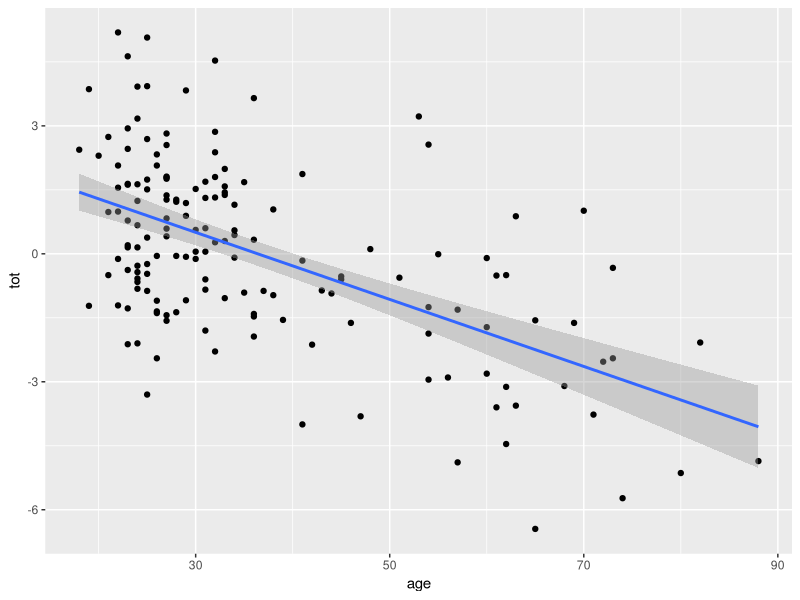
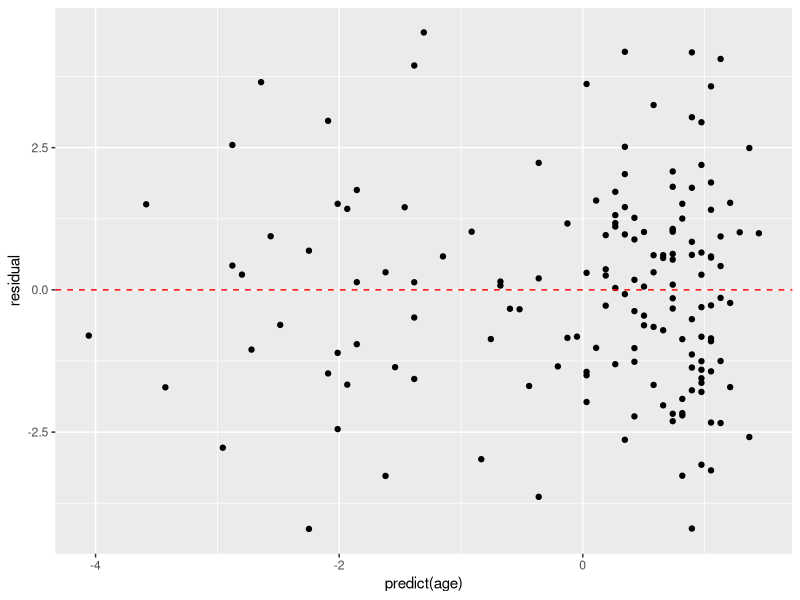
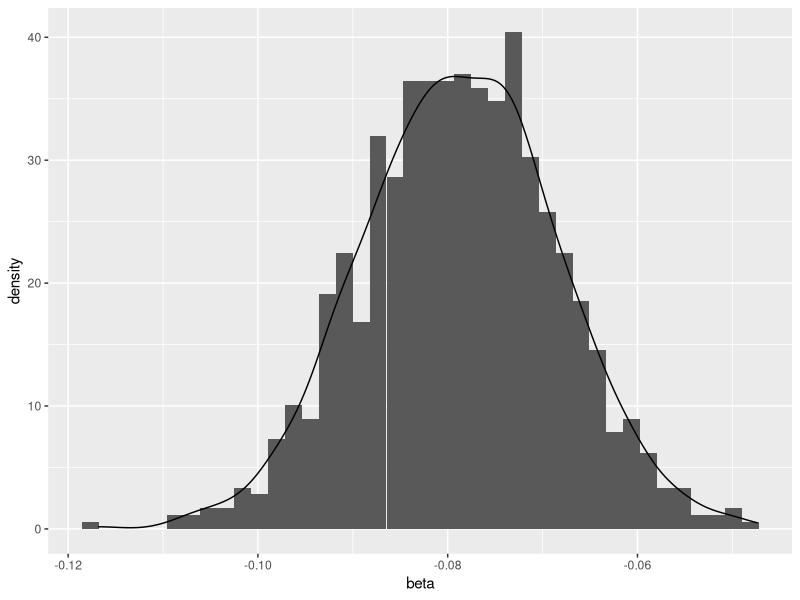
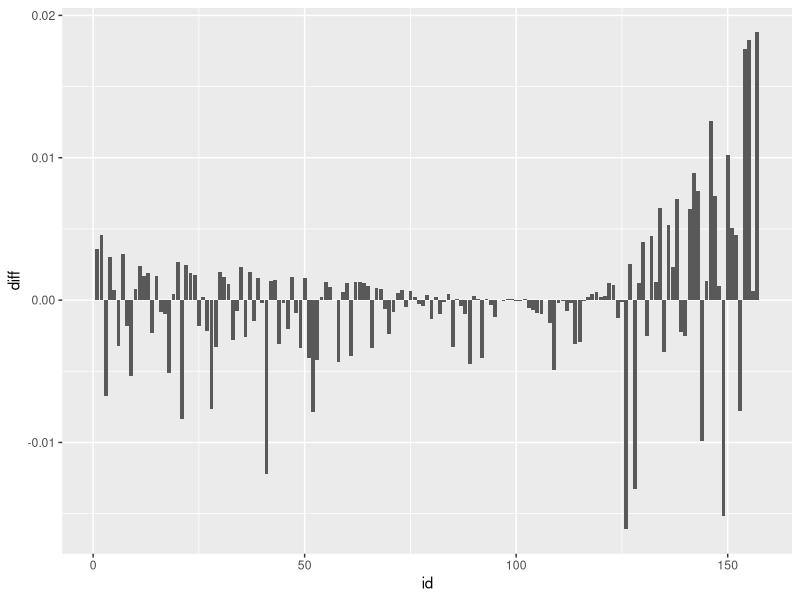
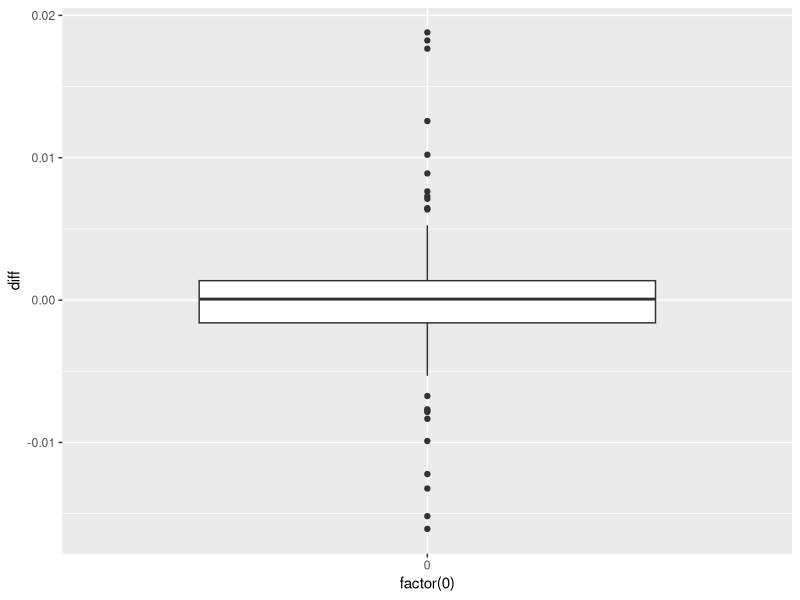
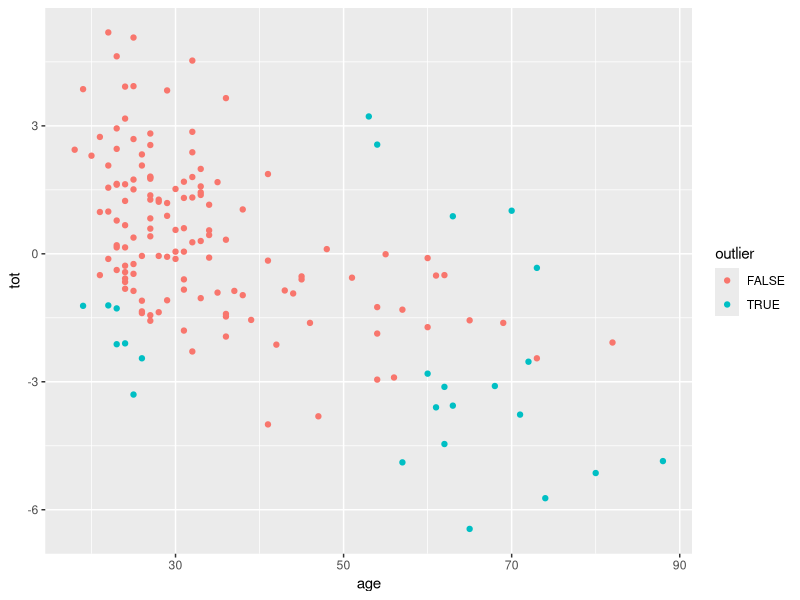
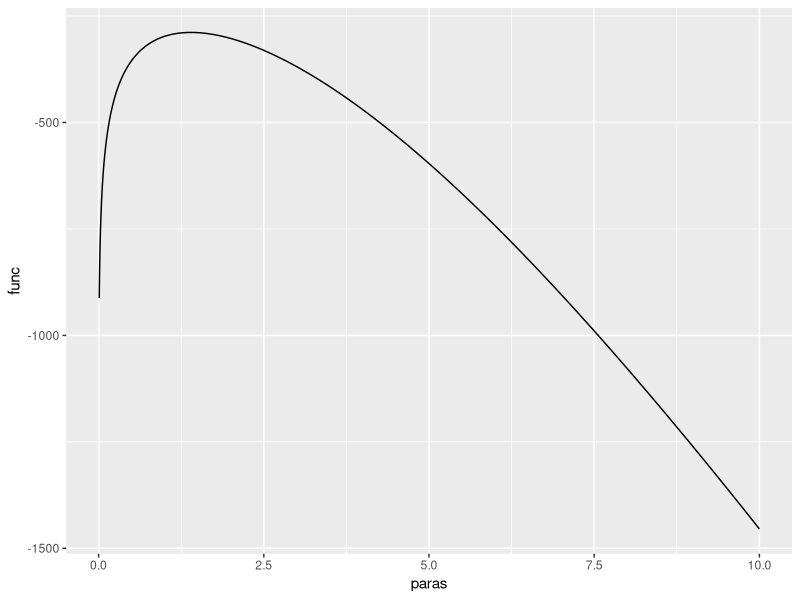
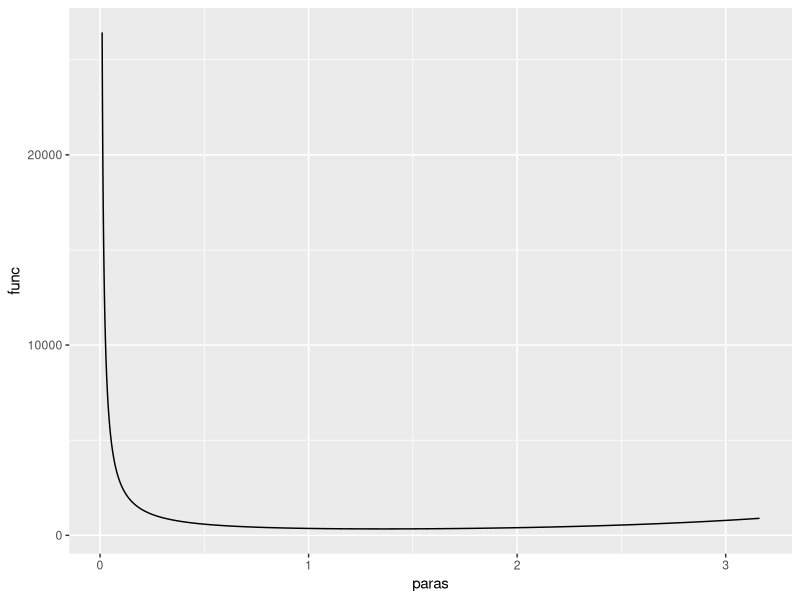

Write the R code that produced these figures, in order.
## ---- chunk 1
knitr::opts_chunk$set(echo = TRUE)
knitr::opts_chunk$set(fig.width=4.5, fig.height=3)
library("dplyr")
## ---- chunk 2
lines <- readLines("kidney.txt")
## ---- chunk 3
numbers_vec <- lapply(lines, 
  function (line)  stringr::str_extract_all(line, "[-]?\\d+[\\.]?\\d*")) %>%
  unlist(recursive = FALSE) %>%
  Filter(f = function(x) length(x) == 3) %>%
  Map(f = function(x) lapply(x, as.numeric))
## ---- chunk 4
df <- do.call(rbind.data.frame, numbers_vec)
colnames(df) <- c("id", "age", "tot")
rownames(df) <- df$id
## ---- chunk 5
library(ggplot2)
scatterPlot <- ggplot(df, mapping = aes(x=age, y=tot)) + 
  geom_point() +
  geom_smooth(method='lm')
scatterPlot
## ---- chunk 6
Corr = cor(df$age, df$tot)
Corr
## ---- chunk 7
linearModel <- lm(tot ~ age, data = df)
summary(linearModel)
## ---- chunk 8
cent_df <- df %>% 
  dplyr::mutate(cent_age = age - mean(age))

centralLinearModel <- lm(tot ~ cent_age, data = cent_df)
summary(centralLinearModel)
## ---- chunk 9
beta <- as.numeric(linearModel$coefficients["age"])
alpha <- as.numeric(linearModel$coefficients["(Intercept)"])
predict <- function (age) alpha + beta * age
## ---- chunk 10
predict(100)
## ---- chunk 11
res_df <- df %>% 
  dplyr::mutate(prediction = predict(df$age)) %>%
  dplyr::mutate(residual = tot - prediction)
## ---- chunk 12
ggplot(res_df) + geom_point(aes(x=predict(age), y=residual)) + geom_hline(yintercept=0,linetype="dashed", color = "red")
## ---- chunk 13
minus <- function(x, y) max(y,x) - min(y,x)
betaIntNormal <- Reduce(minus, confint(linearModel)[2,])
betaIntAsym <- Reduce(minus, confint.default(linearModel)[2, ])
## ---- chunk 14
n <- nrow(df)
MSE <- 1/(n-2) * sum((df$tot - df$age * beta - alpha)^2)
sigma_square <- sum((df$age - mean(df$age))^2)
half <- stats::qt(0.025, n-2) * sqrt(MSE / sigma_square)

lb <- beta - half
rb <- beta + half
c(lb, rb)
## ---- chunk 15
boot.stat <- function(data, indices){
data <- data[indices, ] # select cases in bootstrap sample
mod <- lm(tot ~ age, data=data) # refit model
coef(mod)["age"] # return coefficient vector
}
## ---- chunk 16
set.seed(12345) # for reproducibility
df.boot <- boot::boot(data=df, statistic=boot.stat, R=1000)
## ---- chunk 17
bootResult <- as.data.frame(df.boot$t) %>% 
  dplyr::rename(beta=V1)
## ---- chunk 18
ggplot(bootResult) +  
  geom_histogram(aes(x=beta,y=..density..), bins=40) +
  geom_density(aes(x=beta, y=..density..))
## ---- chunk 19
confInts <- boot::boot.ci(df.boot)
confInts$basic[4:5]
## ---- chunk 20
LeaveOneOutCorr <- function (idx)  {
  df_tmp <- df %>% dplyr::filter(id != idx)
  cor(df_tmp$age, df_tmp$tot) - Corr
}
## ---- chunk 21
corr_diff <- unlist(Map(LeaveOneOutCorr, seq.int(1, nrow(df))))
df_lou <- df %>% dplyr::mutate(diff=corr_diff)
## ---- chunk 22
ggplot(df_lou) + geom_col(aes(x=id, y=diff))
## ---- chunk 23
ggplot(df_lou, aes(x=factor(0), y=diff)) + geom_boxplot()
## ---- chunk 24
outlierDetect <- function(corrVal) {
  ifelse (abs(corrVal) > 0.005, TRUE, FALSE)
}
df_outlier <- df_lou %>% dplyr::mutate(outlier=outlierDetect(diff))
## ---- chunk 25
ggplot(df_outlier) + geom_point(aes(x=age, y=tot, color=outlier))
## ---- chunk 26
tbl1 <- data.frame(
  k = seq.int(2, 9),
  count = c(179, 51, 17, 6, 8, 1, 0, 2)
)
tbl1
## ---- chunk 27
logL <- function (mu) {
  prob_dist <- function(x) {
    exp(-mu) * mu^x / factorial(x) / 
      (1 - exp(-mu) - mu * exp(-mu))
  }
  data_ <- tbl1 %>% 
    dplyr::mutate(prob=prob_dist(k)) %>% # likelihood
    dplyr::mutate(likelihood=count*log(prob)) # log-likelihood
  sum(data_$likelihood) # sum them up
}
## ---- chunk 28
plot_curve <- function(pars, f) {
 df_curve <- data.frame(
  paras = pars,
  func = unlist(lapply(pars, f))
 )
 ggplot(df_curve, aes(x=paras, y=func)) + geom_line() 
}

plot_curve(10^seq.int(-2, 1, 0.01), logL)
## ---- chunk 29
opt <- optim(as.vector(c(1)), method = "BFGS", fn=function(x) {-logL(x)}, gr = NULL)
opt$par
## ---- chunk 30
fisher <- function(mu) {
  n <- 264
  n / mu + n*(mu+exp(-mu)-1)/exp(-mu)/(exp(-mu)-1-mu)^2
}
optimize(fisher, lower=0, upper=10)
## ---- chunk 31
plot_curve(10^seq.int(-2, 0.5, 0.01), fisher)
